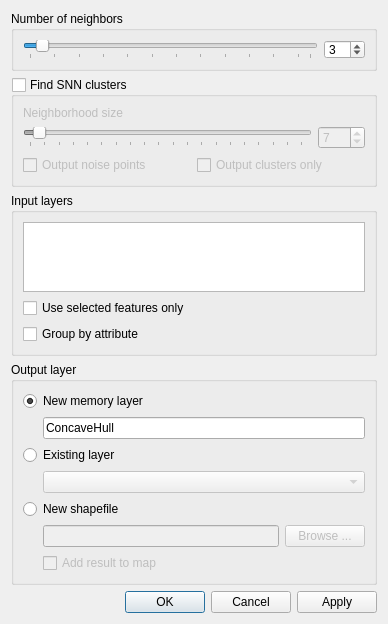
<?xml version="1.0" encoding="UTF-8"?>
<ui version="4.0">
 <class>ConcaveHull</class>
 <widget class="QDialog" name="ConcaveHull">
  <property name="geometry">
   <rect>
    <x>0</x>
    <y>0</y>
    <width>388</width>
    <height>583</height>
   </rect>
  </property>
  <property name="windowTitle">
   <string>ConcaveHull</string>
  </property>
  <layout class="QVBoxLayout" name="verticalLayout">
   <item>
    <widget class="QGroupBox" name="gb_knearestneighbors">
     <property name="minimumSize">
      <size>
       <width>0</width>
       <height>60</height>
      </size>
     </property>
     <property name="maximumSize">
      <size>
       <width>16777215</width>
       <height>62</height>
      </size>
     </property>
     <property name="toolTip">
      <string>Specify the number of nearest neighbors to start with</string>
     </property>
     <property name="title">
      <string>Number of neighbors</string>
     </property>
     <layout class="QHBoxLayout" name="horizontalLayout">
      <item>
       <widget class="QSlider" name="hs_neighbors">
        <property name="minimum">
         <number>2</number>
        </property>
        <property name="maximum">
         <number>25</number>
        </property>
        <property name="pageStep">
         <number>5</number>
        </property>
        <property name="value">
         <number>3</number>
        </property>
        <property name="orientation">
         <enum>Qt::Horizontal</enum>
        </property>
        <property name="tickPosition">
         <enum>QSlider::TicksBelow</enum>
        </property>
        <property name="tickInterval">
         <number>2</number>
        </property>
       </widget>
      </item>
      <item>
       <widget class="QSpinBox" name="sb_neighbors">
        <property name="minimum">
         <number>2</number>
        </property>
        <property name="maximum">
         <number>25</number>
        </property>
        <property name="value">
         <number>3</number>
        </property>
       </widget>
      </item>
     </layout>
    </widget>
   </item>
   <item>
    <widget class="QGroupBox" name="gb_clustering">
     <property name="minimumSize">
      <size>
       <width>0</width>
       <height>0</height>
      </size>
     </property>
     <property name="toolTip">
      <string>Check and specify a neighborhood size to cluster the data prior constructing a hull</string>
     </property>
     <property name="title">
      <string>Find SNN clusters</string>
     </property>
     <property name="checkable">
      <bool>true</bool>
     </property>
     <property name="checked">
      <bool>false</bool>
     </property>
     <layout class="QGridLayout" name="gridLayout">
      <property name="rightMargin">
       <number>9</number>
      </property>
      <property name="bottomMargin">
       <number>9</number>
      </property>
      <item row="2" column="0">
       <widget class="QCheckBox" name="cb_output_noise_points">
        <property name="toolTip">
         <string>Output points that are not part of any cluster</string>
        </property>
        <property name="text">
         <string>Output noise points</string>
        </property>
       </widget>
      </item>
      <item row="2" column="1">
       <widget class="QCheckBox" name="cb_output_clusters_only">
        <property name="toolTip">
         <string>Output points that are not part of any cluster</string>
        </property>
        <property name="text">
         <string>Output clusters only</string>
        </property>
       </widget>
      </item>
      <item row="1" column="0" colspan="2">
       <widget class="QFrame" name="frame_2">
        <property name="sizePolicy">
         <sizepolicy hsizetype="Preferred" vsizetype="Preferred">
          <horstretch>0</horstretch>
          <verstretch>0</verstretch>
         </sizepolicy>
        </property>
        <property name="frameShape">
         <enum>QFrame::NoFrame</enum>
        </property>
        <property name="frameShadow">
         <enum>QFrame::Plain</enum>
        </property>
        <property name="lineWidth">
         <number>0</number>
        </property>
        <layout class="QHBoxLayout" name="horizontalLayout_3">
         <property name="leftMargin">
          <number>0</number>
         </property>
         <property name="topMargin">
          <number>0</number>
         </property>
         <property name="rightMargin">
          <number>0</number>
         </property>
         <property name="bottomMargin">
          <number>0</number>
         </property>
         <item>
          <widget class="QSlider" name="hs_neighborhood_list_size">
           <property name="minimum">
            <number>4</number>
           </property>
           <property name="maximum">
            <number>100</number>
           </property>
           <property name="pageStep">
            <number>5</number>
           </property>
           <property name="value">
            <number>7</number>
           </property>
           <property name="orientation">
            <enum>Qt::Horizontal</enum>
           </property>
           <property name="tickPosition">
            <enum>QSlider::TicksBelow</enum>
           </property>
           <property name="tickInterval">
            <number>5</number>
           </property>
          </widget>
         </item>
         <item>
          <widget class="QSpinBox" name="sb_neighborhood_list_size">
           <property name="minimum">
            <number>4</number>
           </property>
           <property name="maximum">
            <number>100</number>
           </property>
           <property name="value">
            <number>7</number>
           </property>
          </widget>
         </item>
        </layout>
       </widget>
      </item>
      <item row="0" column="0" colspan="2">
       <widget class="QFrame" name="frame">
        <property name="sizePolicy">
         <sizepolicy hsizetype="MinimumExpanding" vsizetype="Maximum">
          <horstretch>0</horstretch>
          <verstretch>0</verstretch>
         </sizepolicy>
        </property>
        <property name="frameShape">
         <enum>QFrame::NoFrame</enum>
        </property>
        <property name="frameShadow">
         <enum>QFrame::Plain</enum>
        </property>
        <property name="lineWidth">
         <number>0</number>
        </property>
        <layout class="QHBoxLayout" name="horizontalLayout_2">
         <property name="leftMargin">
          <number>0</number>
         </property>
         <property name="topMargin">
          <number>0</number>
         </property>
         <property name="rightMargin">
          <number>0</number>
         </property>
         <property name="bottomMargin">
          <number>0</number>
         </property>
         <item>
          <widget class="QLabel" name="label">
           <property name="sizePolicy">
            <sizepolicy hsizetype="Preferred" vsizetype="Maximum">
             <horstretch>0</horstretch>
             <verstretch>0</verstretch>
            </sizepolicy>
           </property>
           <property name="text">
            <string>Neighborhood size</string>
           </property>
          </widget>
         </item>
        </layout>
       </widget>
      </item>
     </layout>
    </widget>
   </item>
   <item>
    <widget class="QGroupBox" name="gb_layers">
     <property name="title">
      <string>Input layers</string>
     </property>
     <property name="checkable">
      <bool>false</bool>
     </property>
     <layout class="QVBoxLayout" name="verticalLayout_2">
      <item>
       <widget class="QTableView" name="ls_layers">
        <property name="toolTip">
         <string>Select one or more input layers</string>
        </property>
        <property name="selectionMode">
         <enum>QAbstractItemView::ContiguousSelection</enum>
        </property>
        <property name="selectionBehavior">
         <enum>QAbstractItemView::SelectRows</enum>
        </property>
        <property name="showGrid">
         <bool>false</bool>
        </property>
        <attribute name="horizontalHeaderVisible">
         <bool>false</bool>
        </attribute>
        <attribute name="verticalHeaderVisible">
         <bool>false</bool>
        </attribute>
       </widget>
      </item>
      <item>
       <widget class="QCheckBox" name="cb_selected_only">
        <property name="toolTip">
         <string>Use only selected features on input layers</string>
        </property>
        <property name="text">
         <string>Use selected features only</string>
        </property>
       </widget>
      </item>
      <item>
       <widget class="QCheckBox" name="cb_group_by_attribute">
        <property name="toolTip">
         <string>If grouping by attribute is selected, the algorithm will group the features in the input layer using unique values in that field and generate individual polygons in the output layer for each group</string>
        </property>
        <property name="text">
         <string>Group by attribute</string>
        </property>
       </widget>
      </item>
     </layout>
    </widget>
   </item>
   <item>
    <widget class="QGroupBox" name="gb_output">
     <property name="title">
      <string>Output layer</string>
     </property>
     <layout class="QVBoxLayout" name="verticalLayout_3">
      <item>
       <widget class="QRadioButton" name="rb_new_memory_layer">
        <property name="text">
         <string>New memory layer</string>
        </property>
        <property name="checked">
         <bool>true</bool>
        </property>
       </widget>
      </item>
      <item>
       <layout class="QHBoxLayout" name="horizontalLayout_5">
        <property name="leftMargin">
         <number>20</number>
        </property>
        <property name="topMargin">
         <number>0</number>
        </property>
        <property name="bottomMargin">
         <number>0</number>
        </property>
        <item>
         <widget class="QLineEdit" name="ed_memory_layer">
          <property name="enabled">
           <bool>true</bool>
          </property>
          <property name="toolTip">
           <string>Type in the name of a new memory layer</string>
          </property>
          <property name="text">
           <string>ConcaveHull</string>
          </property>
         </widget>
        </item>
       </layout>
      </item>
      <item>
       <widget class="QRadioButton" name="rb_existing_layer">
        <property name="text">
         <string>Existing layer</string>
        </property>
        <property name="checked">
         <bool>false</bool>
        </property>
       </widget>
      </item>
      <item>
       <layout class="QHBoxLayout" name="horizontalLayout_6">
        <property name="leftMargin">
         <number>20</number>
        </property>
        <property name="topMargin">
         <number>0</number>
        </property>
        <item>
         <widget class="QComboBox" name="cb_output">
          <property name="enabled">
           <bool>false</bool>
          </property>
          <property name="toolTip">
           <string>Choose an existing polygon layer from the list</string>
          </property>
          <property name="editable">
           <bool>false</bool>
          </property>
          <property name="currentIndex">
           <number>-1</number>
          </property>
         </widget>
        </item>
       </layout>
      </item>
      <item>
       <widget class="QRadioButton" name="rb_shapefile">
        <property name="text">
         <string>New shapefile</string>
        </property>
       </widget>
      </item>
      <item>
       <widget class="QWidget" name="widget" native="true">
        <property name="enabled">
         <bool>false</bool>
        </property>
        <layout class="QVBoxLayout" name="verticalLayout_5">
         <property name="leftMargin">
          <number>20</number>
         </property>
         <property name="topMargin">
          <number>0</number>
         </property>
         <property name="rightMargin">
          <number>0</number>
         </property>
         <property name="bottomMargin">
          <number>0</number>
         </property>
         <item>
          <layout class="QHBoxLayout" name="horizontalLayout_4">
           <item>
            <widget class="QLineEdit" name="ed_output_layer">
             <property name="toolTip">
              <string>Browse for the location of a new or existing Shape file</string>
             </property>
             <property name="readOnly">
              <bool>true</bool>
             </property>
            </widget>
           </item>
           <item>
            <widget class="QPushButton" name="bt_file_browser">
             <property name="toolTip">
              <string>Browse for the location of a new or existing Shape file</string>
             </property>
             <property name="text">
              <string>Browse ...</string>
             </property>
            </widget>
           </item>
          </layout>
         </item>
         <item>
          <widget class="QCheckBox" name="cb_add_to_map">
           <property name="toolTip">
            <string>Add the new layer to the map</string>
           </property>
           <property name="text">
            <string>Add result to map</string>
           </property>
          </widget>
         </item>
        </layout>
       </widget>
      </item>
     </layout>
    </widget>
   </item>
   <item>
    <widget class="QDialogButtonBox" name="buttonBox">
     <property name="orientation">
      <enum>Qt::Horizontal</enum>
     </property>
     <property name="standardButtons">
      <set>QDialogButtonBox::Apply|QDialogButtonBox::Cancel|QDialogButtonBox::Ok</set>
     </property>
    </widget>
   </item>
  </layout>
 </widget>
 <tabstops>
  <tabstop>hs_neighbors</tabstop>
  <tabstop>sb_neighbors</tabstop>
  <tabstop>gb_clustering</tabstop>
  <tabstop>hs_neighborhood_list_size</tabstop>
  <tabstop>sb_neighborhood_list_size</tabstop>
  <tabstop>cb_output_noise_points</tabstop>
  <tabstop>cb_output_clusters_only</tabstop>
  <tabstop>ls_layers</tabstop>
  <tabstop>cb_selected_only</tabstop>
  <tabstop>cb_group_by_attribute</tabstop>
  <tabstop>rb_new_memory_layer</tabstop>
  <tabstop>ed_memory_layer</tabstop>
  <tabstop>rb_existing_layer</tabstop>
  <tabstop>cb_output</tabstop>
  <tabstop>rb_shapefile</tabstop>
  <tabstop>ed_output_layer</tabstop>
  <tabstop>bt_file_browser</tabstop>
  <tabstop>cb_add_to_map</tabstop>
 </tabstops>
 <resources/>
 <connections>
  <connection>
   <sender>sb_neighbors</sender>
   <signal>valueChanged(int)</signal>
   <receiver>hs_neighbors</receiver>
   <slot>setValue(int)</slot>
   <hints>
    <hint type="sourcelabel">
     <x>368</x>
     <y>54</y>
    </hint>
    <hint type="destinationlabel">
     <x>149</x>
     <y>48</y>
    </hint>
   </hints>
  </connection>
  <connection>
   <sender>sb_neighborhood_list_size</sender>
   <signal>valueChanged(int)</signal>
   <receiver>hs_neighborhood_list_size</receiver>
   <slot>setValue(int)</slot>
   <hints>
    <hint type="sourcelabel">
     <x>368</x>
     <y>138</y>
    </hint>
    <hint type="destinationlabel">
     <x>243</x>
     <y>140</y>
    </hint>
   </hints>
  </connection>
  <connection>
   <sender>rb_shapefile</sender>
   <signal>toggled(bool)</signal>
   <receiver>widget</receiver>
   <slot>setEnabled(bool)</slot>
   <hints>
    <hint type="sourcelabel">
     <x>62</x>
     <y>439</y>
    </hint>
    <hint type="destinationlabel">
     <x>36</x>
     <y>467</y>
    </hint>
   </hints>
  </connection>
  <connection>
   <sender>rb_new_memory_layer</sender>
   <signal>toggled(bool)</signal>
   <receiver>ed_memory_layer</receiver>
   <slot>setEnabled(bool)</slot>
   <hints>
    <hint type="sourcelabel">
     <x>97</x>
     <y>389</y>
    </hint>
    <hint type="destinationlabel">
     <x>107</x>
     <y>410</y>
    </hint>
   </hints>
  </connection>
  <connection>
   <sender>cb_output_clusters_only</sender>
   <signal>toggled(bool)</signal>
   <receiver>gb_knearestneighbors</receiver>
   <slot>setDisabled(bool)</slot>
   <hints>
    <hint type="sourcelabel">
     <x>282</x>
     <y>158</y>
    </hint>
    <hint type="destinationlabel">
     <x>193</x>
     <y>38</y>
    </hint>
   </hints>
  </connection>
  <connection>
   <sender>rb_existing_layer</sender>
   <signal>toggled(bool)</signal>
   <receiver>cb_output</receiver>
   <slot>setEnabled(bool)</slot>
   <hints>
    <hint type="sourcelabel">
     <x>168</x>
     <y>339</y>
    </hint>
    <hint type="destinationlabel">
     <x>171</x>
     <y>360</y>
    </hint>
   </hints>
  </connection>
  <connection>
   <sender>hs_neighborhood_list_size</sender>
   <signal>valueChanged(int)</signal>
   <receiver>sb_neighborhood_list_size</receiver>
   <slot>setValue(int)</slot>
   <hints>
    <hint type="sourcelabel">
     <x>232</x>
     <y>140</y>
    </hint>
    <hint type="destinationlabel">
     <x>368</x>
     <y>138</y>
    </hint>
   </hints>
  </connection>
  <connection>
   <sender>hs_neighbors</sender>
   <signal>valueChanged(int)</signal>
   <receiver>sb_neighbors</receiver>
   <slot>setValue(int)</slot>
   <hints>
    <hint type="sourcelabel">
     <x>212</x>
     <y>43</y>
    </hint>
    <hint type="destinationlabel">
     <x>368</x>
     <y>54</y>
    </hint>
   </hints>
  </connection>
 </connections>
</ui>
